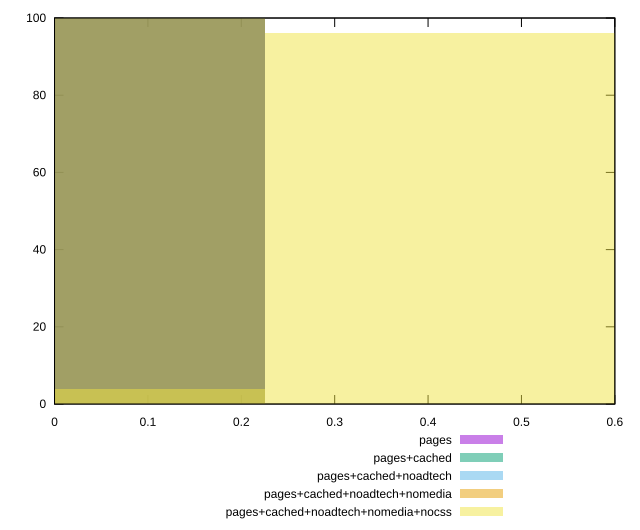

Reproduce this figure in gnuplot.
reset

$pages <<EOF
0 100
EOF

$pagesCached <<EOF
0 100
EOF

$pagesCachedNoadtech <<EOF
0 100
EOF

$pagesCachedNoadtechNomedia <<EOF
0 100
EOF

$pagesCachedNoadtechNomediaNocss <<EOF
0.45137036644108786 96
0 4
EOF

set key outside below
set boxwidth 0.45137036644108786
set xrange [0:0.6]
set yrange [0:100]
set trange [0:100]
set style fill transparent solid 0.5 noborder
set terminal svg size 640, 530 enhanced background rgb 'white'
set output "report_00021_2021-02-20T09:16:39.615Z/cumulative-layout-shift/comparison/histogram/all_score.svg"

plot $pages title "pages" with boxes, \
     $pagesCached title "pages+cached" with boxes, \
     $pagesCachedNoadtech title "pages+cached+noadtech" with boxes, \
     $pagesCachedNoadtechNomedia title "pages+cached+noadtech+nomedia" with boxes, \
     $pagesCachedNoadtechNomediaNocss title "pages+cached+noadtech+nomedia+nocss" with boxes

reset
